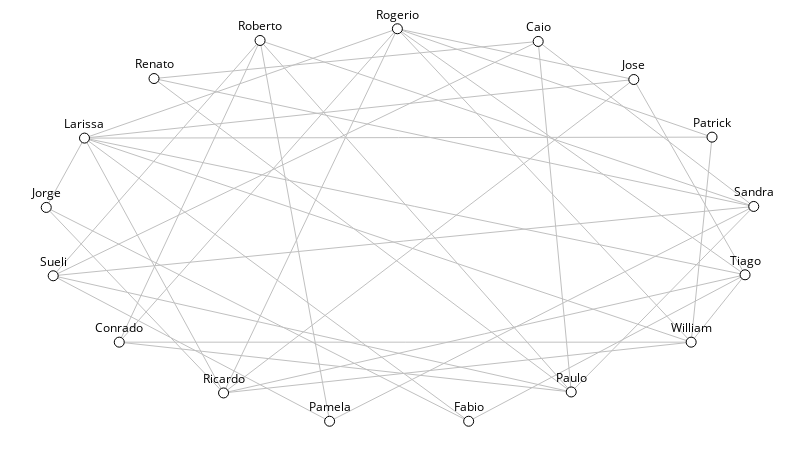

Source (notebook cell):
### Markdown cell above
O segundo grafo corresponde ao estudo de caso do primeiro encontro.

### Code cell
sn.show_graph(g2, nlab=True)

### Figure 1 — Plotly figure (JSON) as saved in the notebook; plotly's stock layout.template omitted (floating-point values rounded to 4 significant figures)
{"data": [{"hoverinfo": "none", "line": {"color": "rgb(192, 192, 192)", "width": 1}, "mode": "lines", "x": [0.4963, 0.05405, null, 0.4963, 0.1032, null, 0.4963, 0.2506, null, 0.4963, 0.9115, null, 0.4963, 0.9877, null, 0.4963, 0.941, null, 0.4963, 0.8305, null, 0.3022, 0.4005, null, 0.3022, 0.742, null, 0.3022, 0.009828, null, 0.3022, 0.1032, null, 0.3022, 1, null, 0.1523, 0.6953, null, 0.1523, 0.742, null, 0.1523, 1, null, 0.05405, 0, null, 0.05405, 0.2506, null, 0.05405, 0.5971, null, 0.05405, 0.9115, null, 0.05405, 0.9877, null, 0.05405, 0.941, null, 0.05405, 0.8305, null, 0, 0.5971, null, 0, 0.2506, null, 0.009828, 0.6953, null, 0.009828, 0.742, null, 0.009828, 1, null, 0.009828, 0.4005, null, 0.1032, 0.742, null, 0.1032, 0.9115, null, 0.2506, 0.9115, null, 0.2506, 0.9877, null, 0.2506, 0.8305, null, 0.4005, 1, null, 0.5971, 0.9877, null, 0.742, 0.6953, null, 0.742, 1, null, 0.9115, 0.9877, null, 0.9115, 0.941, null, 0.9877, 0.8305, null, 1, 0.6953, null], "y": [1, 0.7214, null, 1, 0.2015, null, 1, 0.07214, null, 1, 0.2015, null, 1, 0.3731, null, 1, 0.7239, null, 1, 0.8706, null, 0.9701, 0, null, 0.9701, 0.07463, null, 0.9701, 0.3706, null, 0.9701, 0.2015, null, 0.9701, 0.5473, null, 0.8731, 0.9677, null, 0.8731, 0.07463, null, 0.8731, 0.5473, null, 0.7214, 0.5448, null, 0.7214, 0.07214, null, 0.7214, 0, null, 0.7214, 0.2015, null, 0.7214, 0.3731, null, 0.7214, 0.7239, null, 0.7214, 0.8706, null, 0.5448, 0, null, 0.5448, 0.07214, null, 0.3706, 0.9677, null, 0.3706, 0.07463, null, 0.3706, 0.5473, null, 0.3706, 0, null, 0.2015, 0.07463, null, 0.2015, 0.2015, null, 0.07214, 0.2015, null, 0.07214, 0.3731, null, 0.07214, 0.8706, null, 0, 0.5473, null, 0, 0.3731, null, 0.07463, 0.9677, null, 0.07463, 0.5473, null, 0.2015, 0.3731, null, 0.2015, 0.7239, null, 0.3731, 0.8706, null, 0.5473, 0.9677, null]}, {"hoverinfo": "none", "marker": {"color": "rgb(255, 255, 255)", "line": {"color": "rgb(0, 0, 0)", "width": 1}, "size": 10}, "mode": "markers+text", "text": ["Rogerio", "Roberto", "Renato", "Larissa", "Jorge", "Sueli", "Conrado", "Ricardo", "Pamela", "Fabio", "Paulo", "William", "Tiago", "Sandra", "Patrick", "Jose", "Caio"], "textfont": {"color": "rgb(0, 0, 0)"}, "textposition": "top center", "x": [0.4963, 0.3022, 0.1523, 0.05405, 0, 0.009828, 0.1032, 0.2506, 0.4005, 0.5971, 0.742, 0.9115, 0.9877, 1, 0.941, 0.8305, 0.6953], "y": [1, 0.9701, 0.8731, 0.7214, 0.5448, 0.3706, 0.2015, 0.07214, 0, 0, 0.07463, 0.2015, 0.3731, 0.5473, 0.7239, 0.8706, 0.9677]}], "layout": {"height": 450, "margin": {"b": 0, "l": 0, "r": 0, "t": 0}, "showlegend": false, "width": 800, "xaxis": {"showgrid": false, "showticklabels": false, "zeroline": false}, "yaxis": {"showgrid": false, "showticklabels": false, "zeroline": false}}}
